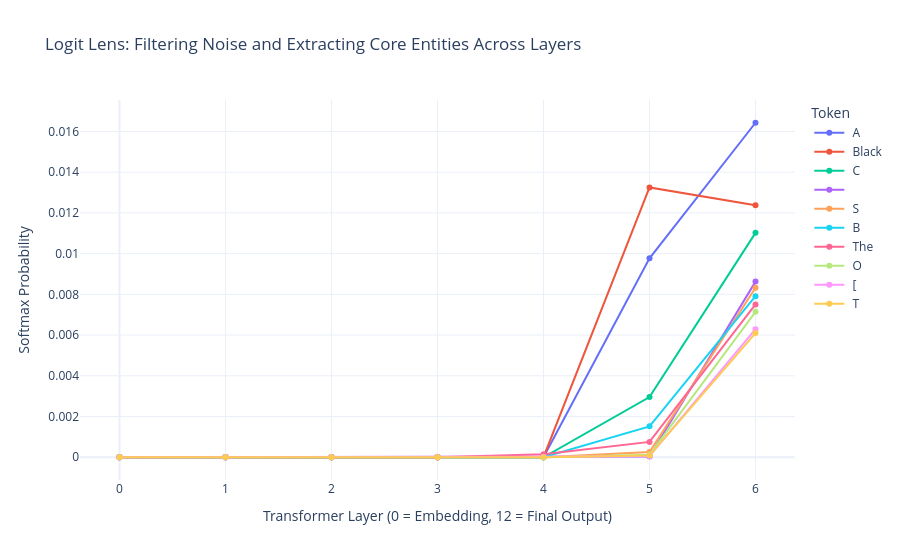

The notebook cell this image was saved under:
### Code cell
# Generate Interactive Plotly Chart
fig = px.line(
    df,
    x="Layer_Num",
    y="Probability",
    color="Token",
    title="Logit Lens: Filtering Noise and Extracting Core Entities Across Layers",
    labels={
        "Layer_Num": "Transformer Layer (0 = Embedding, 12 = Final Output)",
        "Probability": "Softmax Probability"
    },
    markers=True,
    template="plotly_white"
)

fig.update_layout(
    xaxis=dict(tickmode='linear', tick0=0, dtick=1),
    hovermode="x unified"
)

# Renders the interactive widget in Colab
fig.show()

### Figure 1 — Plotly figure (JSON) as saved in the notebook; plotly's stock layout.template omitted (floating-point values rounded to 4 significant figures)
{"data": [{"hovertemplate": "Token= A<br>Transformer Layer (0 = Embedding, 12 = Final Output)=%{x}<br>Softmax Probability=%{y}<extra></extra>", "legendgroup": " A", "line": {"color": "#636efa", "dash": "solid"}, "marker": {"symbol": "circle"}, "mode": "lines+markers", "name": " A", "orientation": "v", "showlegend": true, "type": "scatter", "x": [0, 1, 2, 3, 4, 5, 6], "xaxis": "x", "y": [5.854e-12, 2.37e-14, 3.383e-14, 1.891e-13, 3.143e-07, 0.009771, 0.01643], "yaxis": "y"}, {"hovertemplate": "Token= Black<br>Transformer Layer (0 = Embedding, 12 = Final Output)=%{x}<br>Softmax Probability=%{y}<extra></extra>", "legendgroup": " Black", "line": {"color": "#EF553B", "dash": "solid"}, "marker": {"symbol": "circle"}, "mode": "lines+markers", "name": " Black", "orientation": "v", "showlegend": true, "type": "scatter", "x": [0, 1, 2, 3, 4, 5, 6], "xaxis": "x", "y": [4.114e-10, 4.411e-14, 6.221e-10, 1.807e-09, 3.519e-07, 0.01325, 0.01237], "yaxis": "y"}, {"hovertemplate": "Token= C<br>Transformer Layer (0 = Embedding, 12 = Final Output)=%{x}<br>Softmax Probability=%{y}<extra></extra>", "legendgroup": " C", "line": {"color": "#00cc96", "dash": "solid"}, "marker": {"symbol": "circle"}, "mode": "lines+markers", "name": " C", "orientation": "v", "showlegend": true, "type": "scatter", "x": [0, 1, 2, 3, 4, 5, 6], "xaxis": "x", "y": [3.746e-11, 1.275e-14, 4.991e-14, 7.798e-12, 1.319e-07, 0.002953, 0.01102], "yaxis": "y"}, {"hovertemplate": "Token=\n<br>Transformer Layer (0 = Embedding, 12 = Final Output)=%{x}<br>Softmax Probability=%{y}<extra></extra>", "legendgroup": "\n", "line": {"color": "#ab63fa", "dash": "solid"}, "marker": {"symbol": "circle"}, "mode": "lines+markers", "name": "\n", "orientation": "v", "showlegend": true, "type": "scatter", "x": [0, 1, 2, 3, 4, 5, 6], "xaxis": "x", "y": [2.637e-12, 2.499e-13, 5.649e-10, 2.594e-08, 3.544e-05, 3.115e-05, 0.008624], "yaxis": "y"}, {"hovertemplate": "Token= S<br>Transformer Layer (0 = Embedding, 12 = Final Output)=%{x}<br>Softmax Probability=%{y}<extra></extra>", "legendgroup": " S", "line": {"color": "#FFA15A", "dash": "solid"}, "marker": {"symbol": "circle"}, "mode": "lines+markers", "name": " S", "orientation": "v", "showlegend": true, "type": "scatter", "x": [0, 1, 2, 3, 4, 5, 6], "xaxis": "x", "y": [3.67e-12, 1.884e-16, 2.511e-13, 3.185e-14, 8.785e-07, 0.0002618, 0.008325], "yaxis": "y"}, {"hovertemplate": "Token= B<br>Transformer Layer (0 = Embedding, 12 = Final Output)=%{x}<br>Softmax Probability=%{y}<extra></extra>", "legendgroup": " B", "line": {"color": "#19d3f3", "dash": "solid"}, "marker": {"symbol": "circle"}, "mode": "lines+markers", "name": " B", "orientation": "v", "showlegend": true, "type": "scatter", "x": [0, 1, 2, 3, 4, 5, 6], "xaxis": "x", "y": [5.516e-12, 6.355e-16, 1.862e-13, 6.154e-14, 8.602e-09, 0.001517, 0.007911], "yaxis": "y"}, {"hovertemplate": "Token= The<br>Transformer Layer (0 = Embedding, 12 = Final Output)=%{x}<br>Softmax Probability=%{y}<extra></extra>", "legendgroup": " The", "line": {"color": "#FF6692", "dash": "solid"}, "marker": {"symbol": "circle"}, "mode": "lines+markers", "name": " The", "orientation": "v", "showlegend": true, "type": "scatter", "x": [0, 1, 2, 3, 4, 5, 6], "xaxis": "x", "y": [1.366e-11, 1.508e-10, 1.001e-06, 1.803e-06, 0.0001431, 0.0007527, 0.007504], "yaxis": "y"}, {"hovertemplate": "Token= O<br>Transformer Layer (0 = Embedding, 12 = Final Output)=%{x}<br>Softmax Probability=%{y}<extra></extra>", "legendgroup": " O", "line": {"color": "#B6E880", "dash": "solid"}, "marker": {"symbol": "circle"}, "mode": "lines+markers", "name": " O", "orientation": "v", "showlegend": true, "type": "scatter", "x": [0, 1, 2, 3, 4, 5, 6], "xaxis": "x", "y": [8.099e-13, 5.863e-12, 1.862e-12, 3.176e-11, 1.678e-07, 0.0001257, 0.007142], "yaxis": "y"}, {"hovertemplate": "Token= [<br>Transformer Layer (0 = Embedding, 12 = Final Output)=%{x}<br>Softmax Probability=%{y}<extra></extra>", "legendgroup": " [", "line": {"color": "#FF97FF", "dash": "solid"}, "marker": {"symbol": "circle"}, "mode": "lines+markers", "name": " [", "orientation": "v", "showlegend": true, "type": "scatter", "x": [0, 1, 2, 3, 4, 5, 6], "xaxis": "x", "y": [1.401e-10, 3.293e-13, 1.509e-08, 1.419e-09, 2.865e-05, 5.611e-05, 0.006287], "yaxis": "y"}, {"hovertemplate": "Token= T<br>Transformer Layer (0 = Embedding, 12 = Final Output)=%{x}<br>Softmax Probability=%{y}<extra></extra>", "legendgroup": " T", "line": {"color": "#FECB52", "dash": "solid"}, "marker": {"symbol": "circle"}, "mode": "lines+markers", "name": " T", "orientation": "v", "showlegend": true, "type": "scatter", "x": [0, 1, 2, 3, 4, 5, 6], "xaxis": "x", "y": [5.469e-09, 2.464e-15, 3.061e-14, 1.277e-13, 1.638e-07, 8.049e-05, 0.006096], "yaxis": "y"}], "layout": {"hovermode": "x unified", "legend": {"title": {"text": "Token"}, "tracegroupgap": 0}, "title": {"text": "Logit Lens: Filtering Noise and Extracting Core Entities Across Layers"}, "xaxis": {"anchor": "y", "domain": [0, 1], "dtick": 1, "tick0": 0, "tickmode": "linear", "title": {"text": "Transformer Layer (0 = Embedding, 12 = Final Output)"}}, "yaxis": {"anchor": "x", "domain": [0, 1], "title": {"text": "Softmax Probability"}}}}
